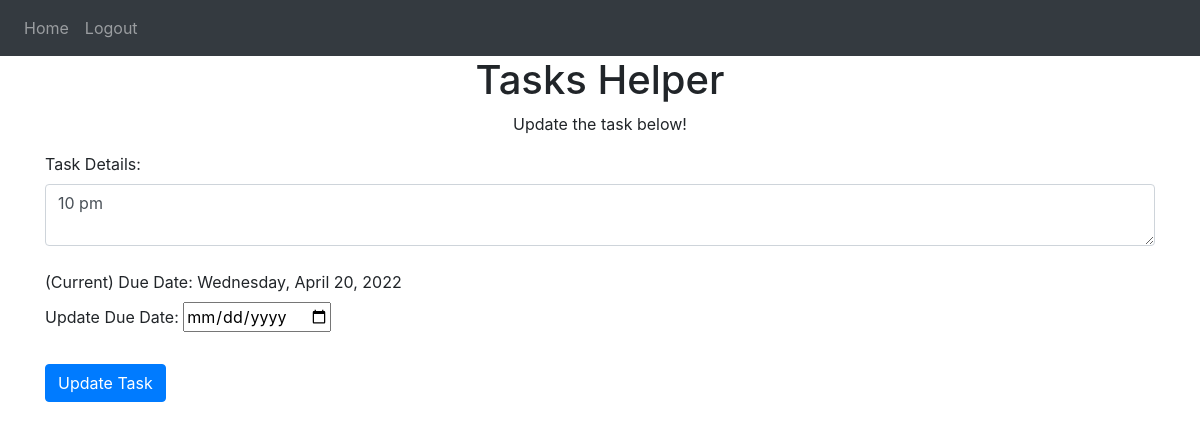
The app's page /update/14 (signed in), older data.
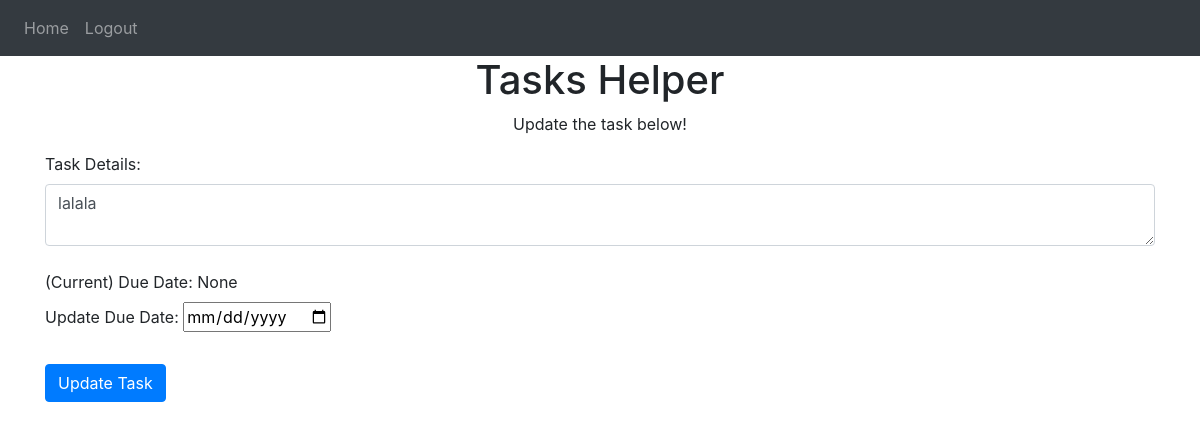
The same page, newer data.
### website/models.py (models this page shows)
class Task(db.Model):
    id = db.Column(db.Integer, primary_key=True)
    content = db.Column(db.String(200), nullable=False)
    due_date = db.Column(db.String(30)) # formatted str date (ex: Tuesday, April 05, 2022)
    time = db.Column(db.String(20)) # str type, account for untimed tasks
    user_id = db.Column(db.Integer, db.ForeignKey('user.id'))
    status = db.Column(db.String(30), default="Incomplete") # States: Complete, Incomplete

### website/views.py (the view)
@views.route('/update/<int:id>', methods=['POST', 'GET'])
@login_required
def update(id):
    updated_task = Task.query.get(id)
    if request.method == 'POST':
        if updated_task.user_id == current_user.id:
            updated_task.content = request.form['content']
            date_obj = request.form['due_date']
            updated_task.due_date = format_date(date_obj)
            try:
                db.session.commit()
                flash('Task updated!', category='success')
                return redirect('/') # redirect to Home Page with updated task
            except:
                flash('Error in updating task.', category='error')
    else:
        return render_template('update.html', task=updated_task, user=current_user) # Remain on / display Update Task Page

### website/__init__.py (called while the page is built)
def create_app():
    app = Flask(__name__)
    app.config['SECRET_KEY'] = 'some secret key here'
    app.config['SQLALCHEMY_DATABASE_URI'] = f'sqlite:///{DB_NAME}'
    db.init_app(app)
    from .views import views
    from .auth import auth
    app.register_blueprint(views, url_prefix='/')
    app.register_blueprint(auth, url_prefix='/')
    from .models import Task, User
    create_database(app)
    login_manager = LoginManager()
    login_manager.login_view = 'auth.login' # where to redirect if not logged in
    login_manager.init_app(app) # tell LoginManager which app is in use
    @login_manager.user_loader
    def load_user(id):
        return User.query.get(int(id))
    return app

### website/templates/update.html (shortened to what this page needs)
{% extends "base.html" %}
{% block content %}
  <h1 style="text-align: center"> Tasks Helper </h1>
  <p> Update the task below! </p>
  <form method="POST">
    <label for="content"> Task Details: </label>
    <textarea id="content" name="content" class="form-control">{{task.content}}</textarea>
    <br>
    <label for="due-date"> (Current) Due Date: {{task.due_date}}</label>
    <br>
    <label for="due-date">Update Due Date:
      <span>
        <input
        type="date"
        id="due_date"
        name="due_date">
      </span>
    </label>
    <br>
    <br>
    <div>
      <button type="submit" class="btn btn-primary">Update Task</button>
    </div>
    <br>
    <br>
  </form>
{% endblock %}

Row changes from the older to the newer data that the page shows:
changed Task: content "10 pm" → "lalala"; due_date "Wednesday, April 20, 2022" → "None"
